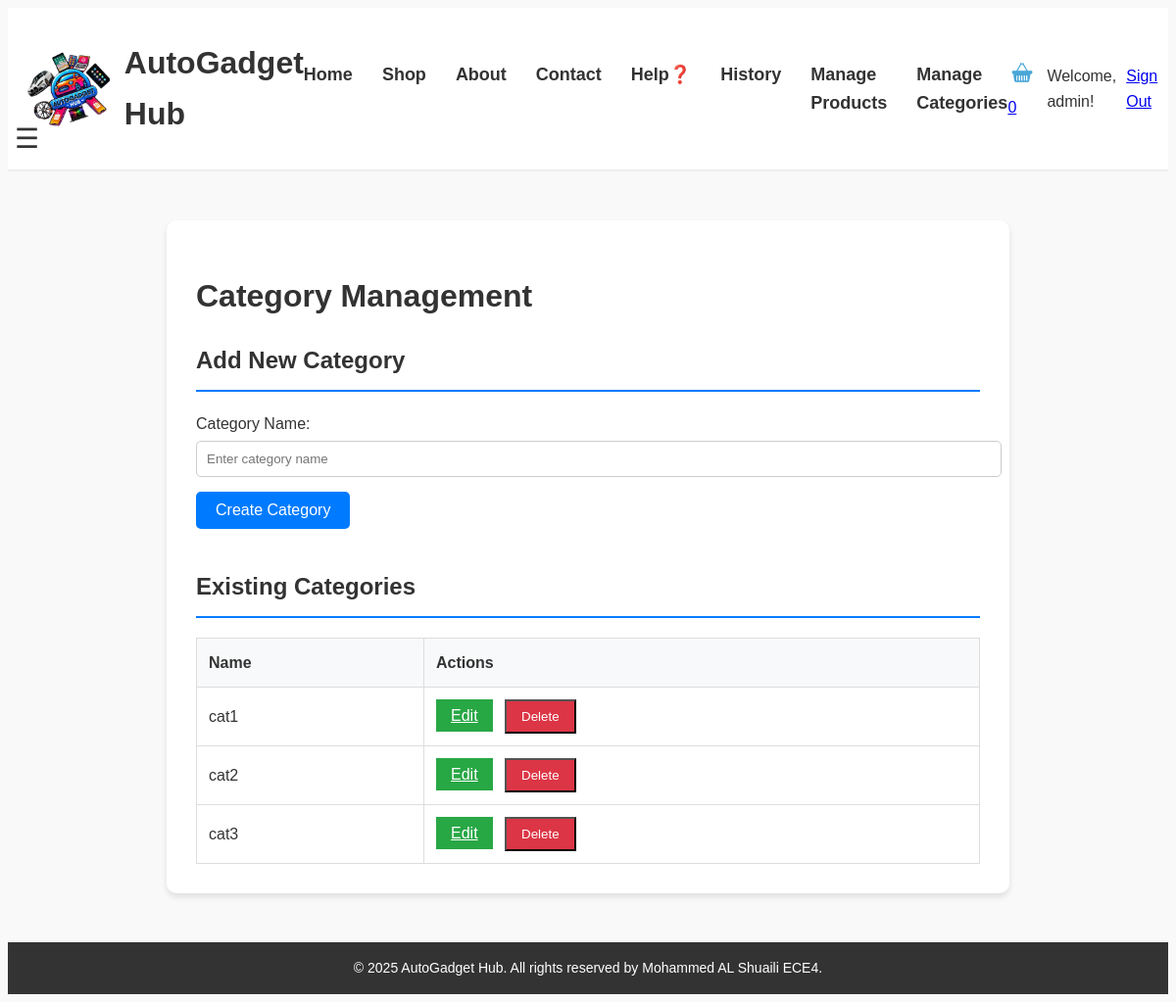
/staff/categories/ (signed in), run on the app's committed database.
### myapp/models.py (models this page shows, shortened)
class ProductCategory(models.Model):
    name = models.CharField(max_length=100)  # Name of the catigory

### myapp/views.py (the view)
# urls.py: path('staff/categories/', views.manage_categories, name='manage_categories'),
@staff_member_required
def manage_categories(request):
    categories = ProductCategory.objects.all()
    if request.method == 'POST':
        form = ProductCategoryForm(request.POST)
        if form.is_valid():
            form.save()
            messages.success(request, 'Category added successfully')
            return redirect('manage_categories')
    else:
        form = ProductCategoryForm()
    return render(request, 'myapp/staff/categories.html', {
        'categories': categories,
        'form': form
    })

### myapp/forms.py
class ProductCategoryForm(forms.ModelForm):
    class Meta:
        model = ProductCategory
        fields = ['name']
        labels = {
            'name': 'Category Name'
        }
        widgets = {
            'name': forms.TextInput(attrs={'placeholder': 'Enter category name'})
        }

### myapp/templates/myapp/staff/categories.html (shortened to what this page needs)
{% extends "myapp/base.html" %}
{% block content %}
<div class="staff-container">
    <h1>Category Management</h1>
    <section class="add-form">
        <h2>Add New Category</h2>
        <form method="post">
            <div class="form-group">
                {{ form.name.label_tag }}
                {{ form.name }}
            </div>
            <button type="submit" class="btn-primary">Create Category</button>
        </form>
    </section>
    <section class="category-list">
        <h2>Existing Categories</h2>
        <table>
            <thead>
                <tr>
                    <th>Name</th>
                    <th>Actions</th>
                </tr>
            </thead>
            <tbody>
                {% for category in categories %}
                <tr>
                    <td>{{ category.name }}</td>
                    <td>
                        <a href="{% url 'category_edit' category.id %}" class="btn-edit">Edit</a>
                        <form method="POST" action="{% url 'category_delete' category.id %}" style="display: inline;">
                            <button type="submit" class="btn-delete"
                                    onclick="return confirm('Are you sure? This cannot be undone.')">
                                Delete
                            </button>
                        </form>
                    </td>
                </tr>
                {% empty %}
                <tr>
                    <td colspan="2">No categories found</td>
                </tr>
                {% endfor %}
            </tbody>
        </table>
    </section>
</div>
{% endblock %}

### myapp/templates/myapp/base.html (shortened to what this page needs)
<!DOCTYPE html>
<html lang="en">
<head>
    {% load static %}
    <link rel="stylesheet" href="{% static 'myapp/css/header_mainBody.css' %}">
    <link rel="stylesheet" href="{% static 'myapp/css/staff.css' %}">
</head>
<body>
    <header>
        <div>
            <img src="{% static 'myapp/images/my_logo.png' %}" alt="AutoGadget Hub Logo">
            <h1>AutoGadget Hub</h1>
        </div>
        <nav>
            <a href="{% url 'home' %}">Home</a>
            <a href="{% url 'shop' %}">Shop</a>
            <a href="{% url 'about' %}">About</a>
            <a href="{% url 'contact' %}">Contact</a>
            <a href="{% url 'help' %}">Help❓</a>
            <a href="{% url 'order_history' %}">History</a>
            {% if user.is_staff %}
            <a href="{% url 'manage_products' %}">Manage Products</a>
            <a href="{% url 'manage_categories' %}">Manage Categories</a>
            {% endif %}
        </nav>
        <div class="auth-section">
            <a href="{% url 'cart' %}" class="cart-link">
                <img src="{% static 'myapp/images/shopping_cart.png' %}" alt="Cart">
                <span class="cart-count">
                    {% if user.is_authenticated %}{{ user.cartitem_set.count }}{% else %}0{% endif %}
                </span>
            </a>
            {% if user.is_authenticated %}
            <span>Welcome, {{ user.username }}!</span>
            <a href="{% url 'signout' %}">Sign Out</a>
            {% else %}
            <a href="{% url 'signin' %}">Sign In</a>
            <a href="{% url 'signup' %}">Sign Up</a>
            {% endif %}
        </div>
    </header>
    <main>
        <div class="menu-trigger">
            <div class="hamburger">☰</div>
        </div>
        {% block content %}{% endblock %}
    </main>
    <footer>
        <p>&copy; 2025 AutoGadget Hub. All rights reserved by Mohammed AL Shuaili ECE4.</p>
    </footer>
</body>
</html>

### myapp/static/myapp/css/header_mainBody.css (style rules this page uses)
body { font-family: Arial, sans-serif; background-color: #f9f9f9; color: #333; line-height: 1.6; }
header { background-color: #fff; border-bottom: 2px solid #eee; padding: 10px 20px; display: flex; justify-content: space-between; align-items: center; }
header div:first-child { display: flex; align-items: center; }
header div:first-child img { height: 80px; margin-right: 15px; }
header nav { display: flex; gap: 30px; }
header nav a { color: #333; text-decoration: none; font-size: 18px; font-weight: bold; padding: auto; }
header div:last-child { display: flex; align-items: center; gap: 10px; }
header div:last-child img { height: 30px; width: 30px; }
.hamburger { font-size: 28px; cursor: pointer; padding: 10px; position: fixed; top: 110px; left: 5px; transition: 0.3s; }

### myapp/static/myapp/css/staff.css (style rules this page uses)
body { display: flex; flex-direction: column; min-height: 100vh; }
.staff-container { max-width: 800px; margin: 50px auto; background: #fff; border-radius: 10px; box-shadow: 0 4px 6px rgba(0, 0, 0, 0.1); padding: 30px; }
.add-form { margin-bottom: 40px; }
.add-form h2, .category-list h2 { color: #333; border-bottom: 2px solid #007BFF; padding-bottom: 10px; margin-bottom: 20px; }
.form-group { margin-bottom: 15px; }
.form-group label { display: block; margin-bottom: 5px; font-weight: 500; }
.btn-primary { background-color: #007BFF; color: white; padding: 10px 20px; border: none; border-radius: 5px; cursor: pointer; font-size: 16px; }
.btn-edit { background-color: #28a745; color: white; padding: 8px 15px; margin-right: 8px; }
.btn-delete { background-color: #dc3545; color: white; padding: 8px 15px; }
.category-list table { width: 100%; border-collapse: collapse; margin-top: 20px; background: white; }
.category-list th, .category-list td { border: 1px solid #ddd; padding: 12px; text-align: left; }
.category-list th { background-color: #f8f9fa; font-weight: 600; }
.category-list { margin-top: 30px; }
.form-group input, .form-group select, .form-group textarea { width: 100%; padding: 10px; border: 1px solid #ccc; border-radius: 5px; }
footer { background-color: #333; color: #fff; text-align: center; padding: 15px 0; width: 100%; margin-top: auto; }
footer p { font-size: 14px; margin: 0; }
label { display: block; margin-bottom: 5px; font-weight: bold; }

### data on the page
ProductCategory: name "cat1"
ProductCategory: name "cat2"
ProductCategory: name "cat3"

### other printed values
{{ user.cartitem_set.count }} "0"
{{ user.username }} "admin"
